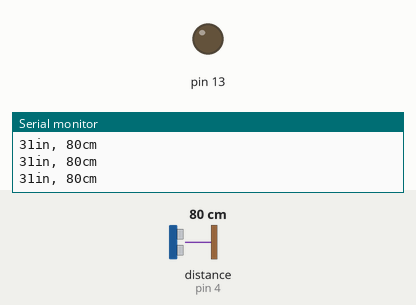
This sketch was run on a simulated Arduino Uno, built with avr-gcc and run on an emulated ATmega328P. On the bench: output pins drawn as LEDs (lit = HIGH), the last lines printed to the serial monitor. Wiring (inferred from the names in the program): ultrasonic range finder: trigger pin 5; echo pin 4. The test bench sets the inputs (shaded band); at power-on: distance to the obstacle (sensor on pin 4) 80 cm. The echo pulse lasts 58.3 µs per cm; pins used as bus, display or sensor lines are not drawn.

Above: at 1.3 s.
1.4 s: distance to the obstacle (sensor on pin 4) set to 15 cm
2.9 s: distance to the obstacle (sensor on pin 4) set to 11 cm
At 3.8 s:
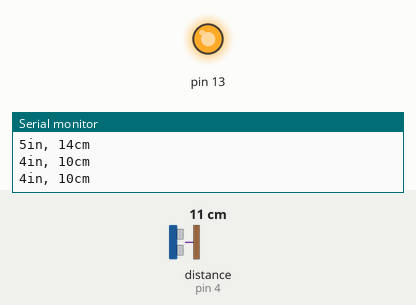
4.5 s: distance to the obstacle (sensor on pin 4) set to 18 cm
At 5.1 s:
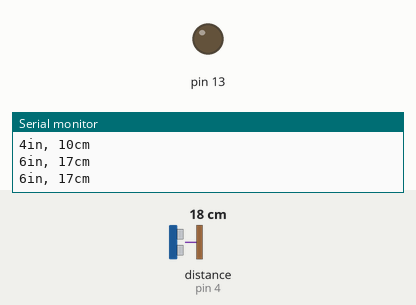
6.0 s: distance to the obstacle (sensor on pin 4) set to 2 cm
At 6.4 s:
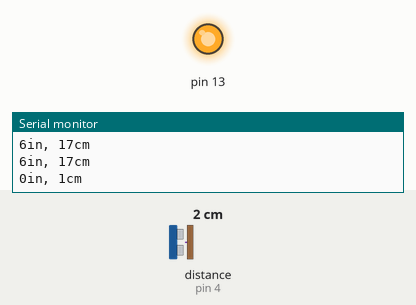
Timing chart, 0 to 8.5 s (numbered marks = the images above; inputs shaded):
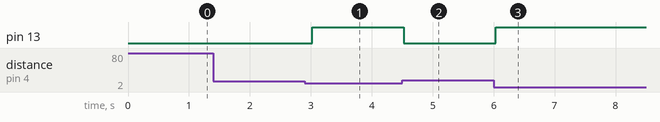

Measured:
- the behaviour switches between 13 and 12 cm on distance to the obstacle (sensor on pin 4) (found by bisection; images 0 and 1)
- after the input at 2.9 s, pin 13: LOW → HIGH after 0.12 s
- after the input at 4.5 s, pin 13: HIGH → LOW at once
- after the input at 6.0 s, pin 13: LOW → HIGH at once

The sketch:

led_echopin.ino
```cpp
const int trigPin=5;
const int echoPin=4;


void setup() {
  Serial.begin(9600);
  pinMode(13, OUTPUT);
}

void loop() {

  long duration,inches,cm;
  pinMode(trigPin,OUTPUT);
  digitalWrite(trigPin,LOW);
  delayMicroseconds(2);
  digitalWrite(trigPin,HIGH);
  delayMicroseconds(10);
  digitalWrite(trigPin,LOW);

  pinMode(echoPin, INPUT);
  duration=pulseIn(echoPin, HIGH);

  //convert time to distance

  inches=microsecondsToInches(duration);
  cm=microsecondsToCentimeters(duration);

  digitalWrite(13,LOW);

  if(inches<5)
  digitalWrite(13,HIGH);
  else
  digitalWrite(13,LOW);


  Serial.print(inches);
  Serial.print("in, ");
  Serial.print(cm);
  Serial.print("cm");
  Serial.println();

  delay(500);

}

long microsecondsToInches(long microseconds)
{return microseconds / 74 / 2;}

long microsecondsToCentimeters(long microseconds)
{return microseconds / 29 / 2;}
```
